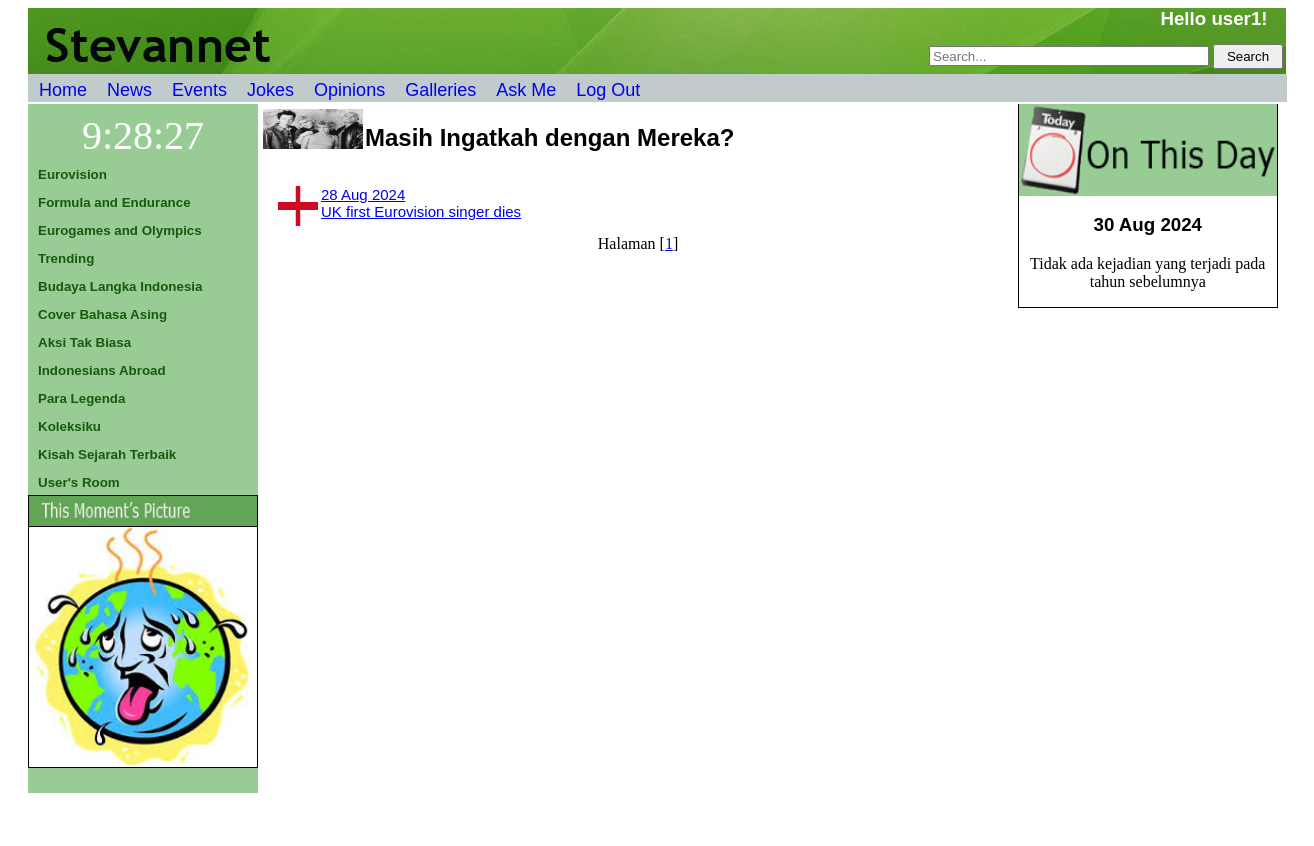
Screenshot of /legends.php (signed in) with the database file from the repository.
### tables this page shows
CREATE TABLE `users` (
  `nama` varchar(20) NOT NULL,
  `email` varchar(30) NOT NULL,
  `username` varchar(20) NOT NULL,
  `password` varchar(20) NOT NULL,
  `hobi` varchar(50) DEFAULT NULL,
  `topikFav` int(2) NOT NULL,
  `reputation` int(11) NOT NULL
);

CREATE TABLE `articles` (
  `id` int(11) NOT NULL,
  `judul` varchar(200) NOT NULL,
  `tanggal_muat` varchar(20) NOT NULL,
  `tanggal_terjadi` varchar(20) NOT NULL,
  `id_jenis` int(11) NOT NULL,
  `id_topik` int(11) NOT NULL,
  `isi` text DEFAULT NULL,
  `gambar` varchar(200) DEFAULT NULL,
  `sumber` varchar(50) DEFAULT NULL
);

### logs/session.php (called while the page is built, shortened)
<?php
	$connection = mysqli_connect("localhost", "root", "", "");
	@$user_check=$_SESSION['login_user'];
	$ses_sql=mysqli_query($connection,"select username from users where username='$user_check'");
	$row = mysqli_fetch_assoc($ses_sql);
	if(isset($_SESSION['login_user'])){
		$login_session =$row['username'];
	}
	else if(!isset($login_session)){
		mysqli_close($connection);
	}
?>

### legends.php (the view, shortened to what this page needs)
<?php
	include('logs/session.php');
?>
<html>
	<head>
		<link rel="stylesheet" href="penampilan.css">
		<div id="header">
			<div id="searchform">
				<form class="search" action="searches.php">
					<?php
						include("searchMenu.php");
					?>
				</form>
			</div>
		</div>
		<?php
			include("menuAtas.php");
		?>
	</head>
	<body onload="startTime()">
		<div class="leftside">
			<?php
				require("leftDIV.php");
			?>
		</div>
		<div class="center">
			<img src="Images/aqua.jpg" style="width:100px; height:40px; margin-left:5px; margin-top:5px;">
			<h2 style="display: inline; margin-left:-2px; vertical-align:text-bottom;">
				Masih Ingatkah dengan Mereka?
			</h2><br><br>
			<p>
				<?php
					include "db.inc.php";
					$halaman=isset($_GET['page'])?(int) $_GET['page']:1;
					$offset=($halaman-1)*8;
					$sqlstr = "SELECT id, judul, tanggal_muat, gambar from articles WHERE id_topik='9' order by id DESC limit $offset,8";
					$sqlstr2 = "SELECT id, namaGaleri, tanggal, gambarSampul from galeri WHERE id_topik='9' order by id DESC limit $offset,4";
					$hasil_1=mysqli_query($connection, $sqlstr);
					$hasil_2=mysqli_query($connection, $sqlstr2);
					$row=mysqli_fetch_row($hasil_1);
					$row2=mysqli_fetch_row($hasil_2);
					if(!$row && !$row2)
						echo "Terjadi Kesalahan pada sistem anda";
					else{
						do{
							list($id, $judul, $tanggal_muat, $gambar) = $row;
							if(!empty($gambar))
								echo "<img src='Images/$gambar' width=40px height=40px align=left>";
							echo "<a href='berita_detail.php?id=$id'>$tanggal_muat<br>$judul</a><br>";
						}while($row=mysqli_fetch_row($hasil_1));
					}
					$sqlstrhitung = "SELECT * from articles WHERE id_topik='9'";
					$sqlstrhitung2 = "SELECT * from galeri WHERE id_topik='9'";
					$hitung_2 = mysqli_query($connection, $sqlstrhitung);
					$hitung_3 = mysqli_query($connection, $sqlstrhitung2);
					$jumlah = mysqli_num_rows($hitung_2) + mysqli_num_rows($hitung_3);
					$i=$jumlah/8;
					$i=ceil($i);
					echo "<center>Halaman ";
					for($j=1;$j<=$i;$j++)
					{
						$awal = (($j-1)*4+$j)-1;
						echo "[<a href='legends.php?awal=$awal&page=$j'>$j</a>]";
					}
				?>
			</p>
		</div>
		<div class="right">
			<?php
				require("rightDIV.php");
			?>
		</div>
		<div class="footer">
		</div>
	</body>
</html>

### searchMenu.php (shortened to what this page needs)
<?php
	if(isset($_SESSION['login_user']))
	{
		echo "
			<h3 id= \"hellousername\" style=\"margin-left:1096px; color:white; text-align: right; width:180px;\">
				<center>Hello $login_session!</center>
			</h3>
			<table style = \"float:right; margin-left:480px; margin-top:-8px;\">
				<tr>
					<td><input type=\"text\" name='src' placeholder=\"Search...\" class=\"textinput\" style=\"width: 280px; height: 20px;\"/></td>
					<td><input type=\"submit\" value=\"Search\" class=\"searchbutton\" style=\"width: 70px; height: 25px;\"/></td>
				</tr>
			</table>";
	}
?>

### penampilan.css (style rules this page uses)
#header { background:url('Images/Header.jpg'); height:70px; margin-left: 20px; margin-right: 20px; }
.center h2, h3, h4 { font-family: Verdana, Arial, Helvetica, sans-serif; margin-left:20px; margin-right:20px; text-align:justify; }
.center p, ol { font-family: Verdana, Arial, Helvetica, sans-serif; margin-left:20px; margin-right:20px; text-align:justify; font-size: 15px; }
.right p,h3 { font-family: Verdana, Arial, Helvetica, sans-serif; text-align:center; }
.leftside { float:left; width:230px; margin-left: 20px; margin-bottom: -25px; background-color: #98CC94; }
.center, .centerdetail { float:left; width:760px; display: inline-block; }
.right { float:left; width:19.6%; display: inline-block; border:1px solid; position:absolute; }
.footer { background:url('Images/Footer.jpg'); clear:both; height:70px; width:97%; margin-left: 20px; margin-right: 50px; text-align: center; position: relative; z-index:1; }

### rows the page displays
users: username "user1"
articles: gambar (picture), tanggal_muat "28 Aug 2024", judul "UK first Eurovision singer dies"
